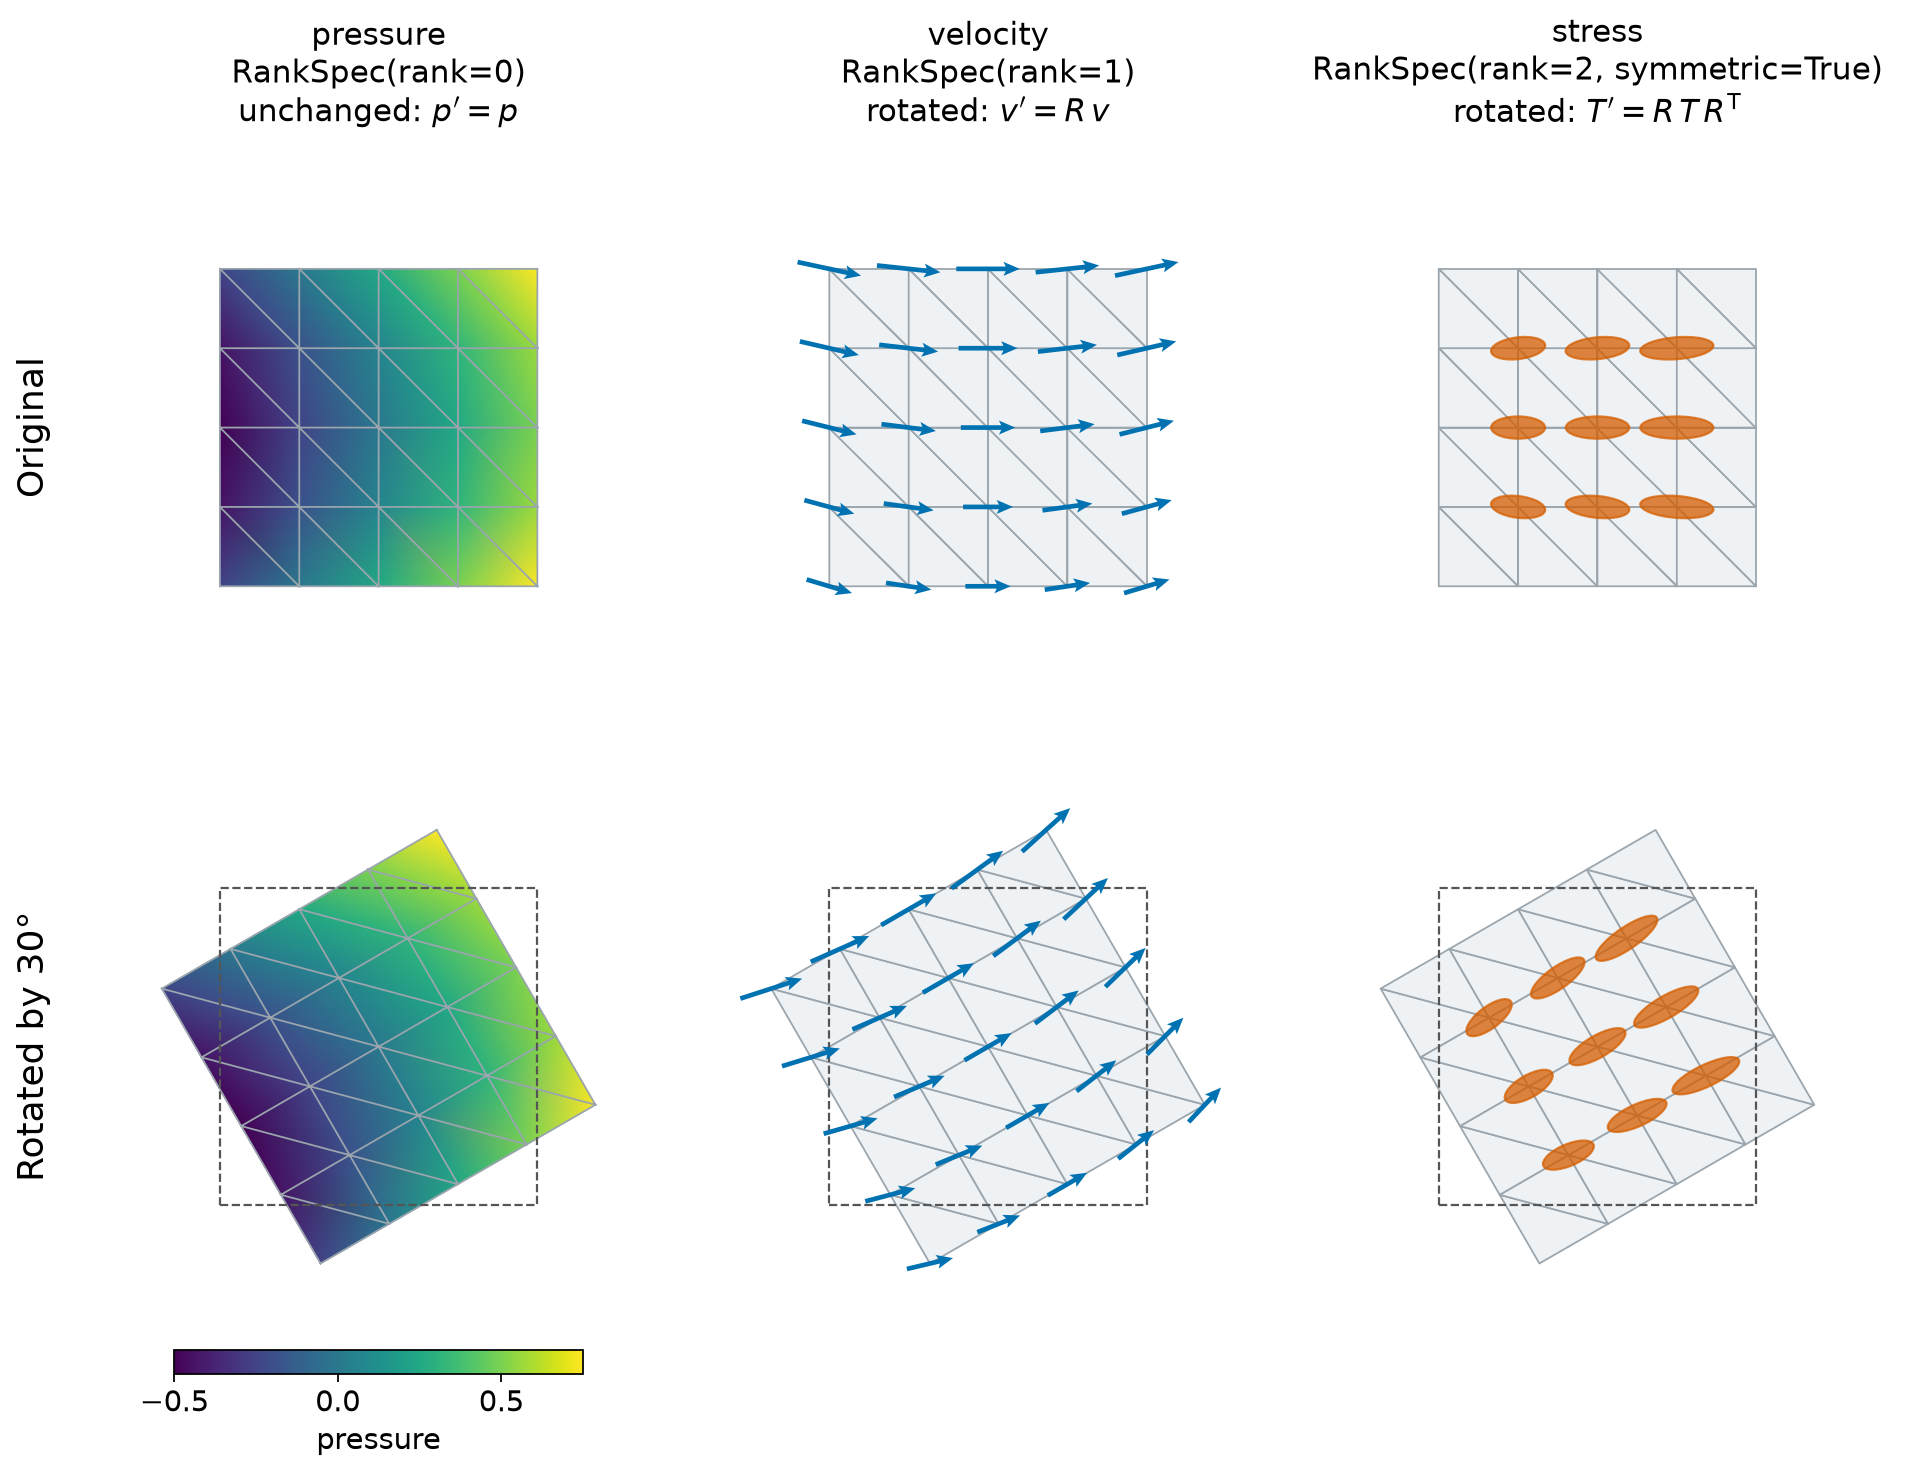

Source code (Python):
# SPDX-FileCopyrightText: Copyright (c) 2023 - 2026 NVIDIA CORPORATION & AFFILIATES.
# SPDX-FileCopyrightText: All rights reserved.
# SPDX-License-Identifier: Apache-2.0
#
# Licensed under the Apache License, Version 2.0 (the "License");
# you may not use this file except in compliance with the License.
# You may obtain a copy of the License at
#
# http://www.apache.org/licenses/LICENSE-2.0
#
# Unless required by applicable law or agreed to in writing, software
# distributed under the License is distributed on an "AS IS" BASIS,
# WITHOUT WARRANTIES OR CONDITIONS OF ANY KIND, either express or implied.
# See the License for the specific language governing permissions and
# limitations under the License.

"""Render scalar, vector, and rank-2 tensor fields before and after a rotation."""

import math
from pathlib import Path

import matplotlib

matplotlib.use("Agg")

import matplotlib.pyplot as plt
import torch
from matplotlib.collections import PolyCollection
from matplotlib.patches import Ellipse, Polygon
from matplotlib.tri import Triangulation
from PIL import Image

from physicsnemo.mesh.fields import FieldSchema
from physicsnemo.mesh.primitives.planar import unit_square

OUTPUT = Path(__file__).parent / "fields_rank_transforms.png"

ANGLE = math.radians(30.0)
EDGE_COLOR = "#9aa5ad"
FACE_COLOR = "#eef2f5"
VECTOR_COLOR = "#0072b2"
TENSOR_COLOR = "#d55e00"
LIMIT = 0.92
SQUARE = [[-0.5, -0.5], [0.5, -0.5], [0.5, 0.5], [-0.5, 0.5]]

plt.rcParams.update({"font.size": 13})


def _draw_mesh(axis, mesh, *, scalar=None, norm=None):
    """Draw the triangles, filled with a scalar field or a flat color."""

    points = mesh.points.numpy()
    cells = mesh.cells.numpy()
    if scalar is None:
        axis.add_collection(
            PolyCollection(
                points[cells],
                facecolors=FACE_COLOR,
                edgecolors=EDGE_COLOR,
                linewidths=0.8,
            )
        )
        return None
    triangulation = Triangulation(points[:, 0], points[:, 1], cells)
    image = axis.tripcolor(
        triangulation, scalar.numpy(), cmap="viridis", norm=norm, shading="gouraud"
    )
    axis.triplot(triangulation, color=EDGE_COLOR, linewidth=0.8)
    return image


def _draw_ellipses(axis, points, tensors, scale):
    """Draw each symmetric positive-definite tensor as an ellipse."""

    eigenvalues, eigenvectors = torch.linalg.eigh(tensors)
    for center, values, vectors in zip(points, eigenvalues, eigenvectors):
        major = vectors[:, 1]
        axis.add_patch(
            Ellipse(
                center.tolist(),
                width=2 * scale * float(values[1]),
                height=2 * scale * float(values[0]),
                angle=math.degrees(math.atan2(major[1], major[0])),
                facecolor=TENSOR_COLOR,
                edgecolor=TENSOR_COLOR,
                alpha=0.75,
                zorder=3,
            )
        )


def main():
    """Generate the documentation image."""

    mesh = unit_square.load(subdivisions=2).translate([-0.5, -0.5])
    x, y = mesh.points.unbind(dim=-1)
    mesh.point_data["pressure"] = x + y**2
    mesh.point_data["velocity"] = torch.stack([0.6 + 0.2 * y, 0.3 * x], dim=-1)
    stress = torch.zeros(mesh.n_points, 2, 2)
    stress[:, 0, 0] = 1.0 + 0.6 * x
    stress[:, 0, 1] = stress[:, 1, 0] = 0.25 * y
    stress[:, 1, 1] = 0.35
    mesh.point_data["stress"] = stress

    schema = FieldSchema.parse(
        {
            "pressure": {"rank": 0},
            "velocity": {"rank": 1},
            "stress": {"rank": 2, "symmetric": True},
        }
    )
    schema.check(mesh.point_data, label="point data")

    rotated = mesh.rotate(ANGLE, transform_point_data=True)
    schema.check(rotated.point_data, label="rotated point data")

    R = torch.tensor(
        [[math.cos(ANGLE), -math.sin(ANGLE)], [math.sin(ANGLE), math.cos(ANGLE)]]
    )
    torch.testing.assert_close(rotated.points, mesh.points @ R.T)
    torch.testing.assert_close(
        rotated.point_data["pressure"], mesh.point_data["pressure"]
    )
    torch.testing.assert_close(
        rotated.point_data["velocity"], mesh.point_data["velocity"] @ R.T
    )
    torch.testing.assert_close(rotated.point_data["stress"], R @ stress @ R.T)

    norm = plt.Normalize(
        float(mesh.point_data["pressure"].min()),
        float(mesh.point_data["pressure"].max()),
    )
    titles = (
        f"pressure\n{schema['pressure']}\n" r"unchanged: $p' = p$",
        f"velocity\n{schema['velocity']}\n" r"rotated: $v' = R\,v$",
        f"stress\n{schema['stress']}\n" r"rotated: $T' = R\,T\,R^{\mathsf{T}}$",
    )
    rows = (("Original", mesh), ("Rotated by 30°", rotated))
    interior = (mesh.points.abs() < 0.5 - 1e-6).all(dim=1)

    figure, axes = plt.subplots(2, 3, figsize=(12.0, 9.4))
    for row, (row_label, panel_mesh) in enumerate(rows):
        points = panel_mesh.points
        data = panel_mesh.point_data
        image = _draw_mesh(axes[row, 0], panel_mesh, scalar=data["pressure"], norm=norm)
        _draw_mesh(axes[row, 1], panel_mesh)
        axes[row, 1].quiver(
            points[:, 0].numpy(),
            points[:, 1].numpy(),
            data["velocity"][:, 0].numpy(),
            data["velocity"][:, 1].numpy(),
            color=VECTOR_COLOR,
            angles="xy",
            scale_units="xy",
            scale=3.5,
            # A thin shaft with a short head, so each arrow reads as an arrow.
            width=0.008,
            headwidth=3.0,
            headlength=3.5,
            headaxislength=3.0,
            # Center each arrow on its point, so the arrows of the right column
            # stay within the panel.
            pivot="middle",
            zorder=3,
        )
        _draw_mesh(axes[row, 2], panel_mesh)
        # Only interior vertices get an ellipse, so that every ellipse stays
        # inside the mesh.
        _draw_ellipses(
            axes[row, 2], points[interior], data["stress"][interior], scale=0.1
        )
        axes[row, 0].text(
            -0.06,
            0.5,
            row_label,
            transform=axes[row, 0].transAxes,
            rotation=90,
            ha="right",
            va="center",
            fontsize=16,
        )
        for axis in axes[row]:
            if row == 1:
                axis.add_patch(
                    Polygon(
                        SQUARE,
                        fill=False,
                        edgecolor="#555555",
                        linestyle="--",
                        linewidth=1.0,
                    )
                )
            axis.set_xlim(-LIMIT, LIMIT)
            axis.set_ylim(-LIMIT, LIMIT)
            axis.set_aspect("equal")
            axis.set_axis_off()
    for axis, title in zip(axes[0], titles, strict=True):
        axis.set_title(title, fontsize=14)

    colorbar = figure.colorbar(
        image,
        cax=axes[1, 0].inset_axes([0.15, -0.06, 0.7, 0.04]),
        orientation="horizontal",
    )
    colorbar.set_label("pressure")
    figure.subplots_adjust(
        left=0.05, right=0.99, bottom=0.08, top=0.88, wspace=0.04, hspace=0.06
    )
    figure.savefig(OUTPUT, dpi=160, facecolor="white", bbox_inches="tight")
    # Drop the unused alpha channel to keep the file small.
    Image.open(OUTPUT).convert("RGB").save(OUTPUT, optimize=True)
    plt.close(figure)
    print(f"Saved {OUTPUT}")


if __name__ == "__main__":
    main()
